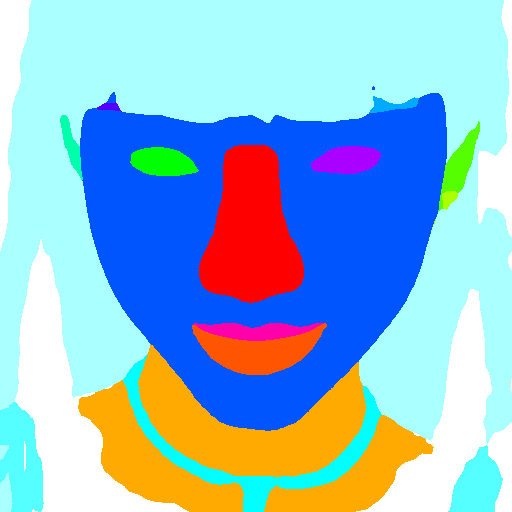
#> input picture dataProcessing/maskModifier/117.png, 512 x 512 px, found by its file name
$ jupyter execute --allow-errors segFixer2.ipynb
#> lines starting #> are read from the running program, lines starting #| are printed output that depends on the picture; after the words box and inside, x2 and y2 are one past the last pixel; in counts of white or black regions, pixels touching at a corner belong together
[cell 1]
import cv2
import copy
import numpy as np
import matplotlib.pyplot as plt

[cell 2]
# For loading img and cutting the img into 2 half
# Read the image
# orig_img = cv2.imread(r'D:\Project\DPL302m\faceSegmantation\segFixer\001.png')
seg_img = cv2.imread(r'D:\Project\DPL302m\faceSegmantation\maskModifier\117.png')
#> seg_img is the input picture: shape (512, 512, 3); mean B, G, R 210, 185.4, 143.1

cv2_image_masked = copy.deepcopy(seg_img)
# Determine the dimensions of the image
height, width,_ = cv2_image_masked.shape
#> height = 512; width = 512

# Crop the image to retain only the right half (assuming horizontal split)

# For 3 channel
right_half_face = cv2_image_masked[:, :width//2, :]
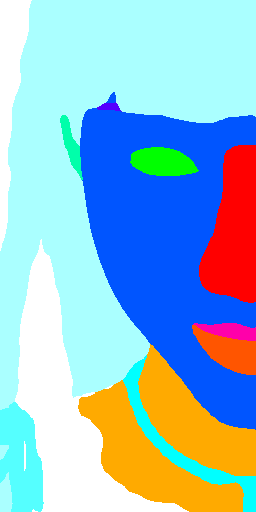
#> right_half_face: shape (512, 256, 3); mean B, G, R 206.1, 188.2, 147.9
left_half_face = cv2_image_masked[:, width//2:, :]
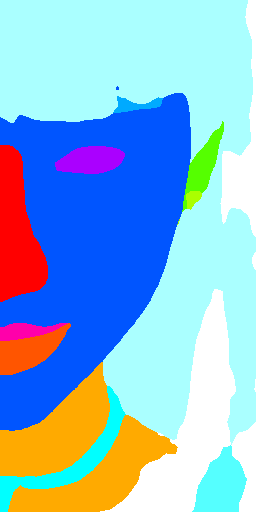
#> left_half_face: shape (512, 256, 3); mean B, G, R 214, 182.6, 138.2

# For 2 channel
# left_half_img = gray_image_mask[:, :width//2:]
# right_half_img = gray_image_mask[:, width//2:]

original_img = np.concatenate((right_half_face, left_half_face), axis=1)

# Plot the image
plt.imshow(right_half_face)
# plt.axis('off')  # Turn off axis
# plt.show()

[cell 3]
# Load the segmentation image
# seg_img = cv2.imread(r'D:\Project\DPL302m\faceSegmantation\maskModifier\117.png')
import cv2
import copy
import numpy as np
import matplotlib.pyplot as plt

def list_files_in_folder(folder_path):
    file_list = []
    # Iterate through all files in the folder
    for file_name in os.listdir(folder_path):
        # Check if the path is a file (not a directory)
        if os.path.isfile(os.path.join(folder_path, file_name)):
            file_list.append(file_name)
    return file_list

# Example usage:
folder_path = r"D:\Project\DPL302m\faceSegmantation\maskModifier\seg\makeup"
#> (the rest of this cell did not finish here and is left out)

[cell 4]
# Replace old colors with new colors


# Display the result
cv2.imshow('Modified Segmentation Image', left_half_face)
cv2.waitKey(0)
cv2.destroyAllWindows()

[cell 5]
right_eyebrow = np.array([255,   0, 85])
right_eye = np.array([  0, 255,   0])
left_eyebrow = np.array([255,   170, 0])
left_eye = ([255,0,170])
# Check if the color exists in the image
# left half must contain the right eyebrow and right eye
right_eyebrow_exist = np.any(np.all(left_half_face == right_eyebrow, axis=-1))
#> right_eyebrow_exist = False
right_eye_exist = np.any(np.all(left_half_face == right_eye, axis=-1))
#> right_eye_exist = False
left_eyebrow_exist = np.any(np.all(left_half_face == left_eyebrow, axis=-1))
#> left_eyebrow_exist = True
left_eye_exist = np.any(np.all(left_half_face == left_eye, axis=-1))
#> left_eye_exist = True

if right_eyebrow_exist and right_eye_exist:
    print(f"right_eyebrow and right_eye exists")
elif left_eyebrow_exist and left_eye_exist:
    print(f"left_eyebrow and left_eye exists")

[cell 6]
right_eyebrow = np.array([255,   0, 85])
right_eye = np.array([  0, 255,   0])
left_eyebrow = np.array([255,   170, 0])
left_eye = ([255,0,170])
# Check if the color exists in the image
# left half must contain the right eyebrow and right eye
right_eyebrow_exist = np.any(np.all(right_half_face == right_eyebrow, axis=-1))
#> right_eyebrow_exist = True
right_eye_exist = np.any(np.all(right_half_face == right_eye, axis=-1))
#> right_eye_exist = True
left_eyebrow_exist = np.any(np.all(right_half_face == left_eyebrow, axis=-1))
#> left_eyebrow_exist = False
left_eye_exist = np.any(np.all(right_half_face == left_eye, axis=-1))
#> left_eye_exist = False

if right_eyebrow_exist and right_eye_exist:
    print(f"right_eyebrow and right_eye exists")
elif left_eyebrow_exist and left_eye_exist:
    print(f"left_eyebrow and left_eye exists")

#> (a cell that did not finish here is left out)

[cell 8]
import cv2
import numpy as np

# Load the segmentation image
seg_img = cv2.imread(r'D:\Project\DPL302m\faceSegmantation\maskModifier\117.png')

# Define the mapping from old colors to new colors
color_mapping = {
    (10,10,10): (255, 255, 170),  # hair
    ( 0,0,0): (255, 255, 255),  # background
    (0, 255, 170): (0,0,0),      # earring
    (255, 255, 0): (0, 170, 255),      # necklace
    (13,13,13): (0, 170, 255),      # neck
    # (0, 255, 85): (0, 255, 85),        # nope
    (12,12,12): ( 0, 255,  85 ),      # right ear
    (11,11,11): (170, 255,   0),             # left ear
    (5,5,5): (0, 255, 0),          # right eye
    (3,3,3): (255, 0, 85),        # right eyebrow
    (2,2,2): (255, 170, 0),      # left eyebrow
    (6,6,6): (0, 0, 255),          # nose
    (1,1,1): (255, 85, 0),        # face
    (4,4,4): (255, 0, 170),      # left eye
    (9,9,9): (0, 85, 255),        # lower lip
    (7,7,7): (170, 0, 255)       # upper lip
}

# Replace old colors with new colors
for old_color, new_color in color_mapping.items():
    seg_img[np.all(seg_img == old_color, axis=-1)] = new_color
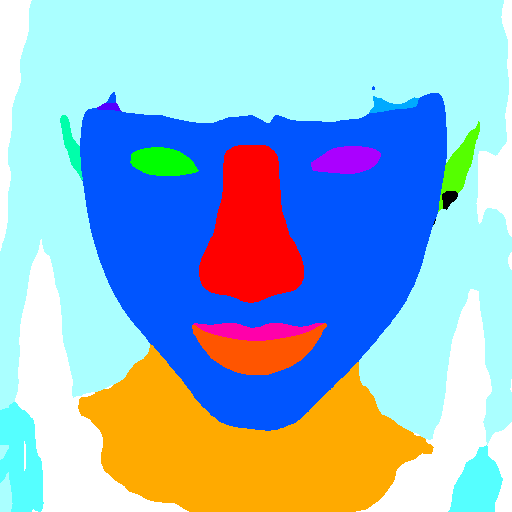
#> seg_img: shape (512, 512, 3); 2.14% of pixels changed, all inside (x1, y1, x2, y2) = (123, 191, 458, 512)

# Display the result
cv2.imshow('Modified Segmentation Image', seg_img)
cv2.waitKey(0)
cv2.destroyAllWindows()

[cell 9]
# Load the segmentation image
# seg_img = cv2.imread(r'D:\Project\DPL302m\faceSegmantation\maskModifier\117.png')

# Define the mapping from old colors to new colors
color_mapping = {
    # (5,5,5): (0, 255, 0),          # right eye
    # (3,3,3): (255, 0, 85),        # right eyebrow
    # (2,2,2): (255, 170, 0),      # left eyebrow
    # (4,4,4): (255, 0, 170),      # left eye
    (255, 0, 170): (0, 255, 0),       #left_eye color to right_eye
    (255, 170, 0): (255, 0, 85)       #left_eyebrow color to right_eyebrow
}

# Replace old colors with new colors
for old_color, new_color in color_mapping.items():
    right_half_face[np.all(right_half_face == old_color, axis=-1)] = new_color

# Display the result
cv2.imshow('Modified Segmentation Image', right_half_face)
cv2.waitKey(0)
cv2.destroyAllWindows()

[cell 10]
# Load the segmentation image
# seg_img = cv2.imread(r'D:\Project\DPL302m\faceSegmantation\maskModifier\117.png')

# Define the mapping from old colors to new colors
color_mapping = {
    (0, 255, 0): (255, 0, 170),       #right_eye color to left_eye
    (255, 0, 85): (255, 170, 0)       #right_eyebrow color to left_eyebrow
}

# Replace old colors with new colors
for old_color, new_color in color_mapping.items():
    left_half_face[np.all(left_half_face == old_color, axis=-1)] = new_color

# Display the result
cv2.imshow('Modified Segmentation Image', left_half_face)
cv2.waitKey(0)
cv2.destroyAllWindows()

[cell 11]
right_eyebrow = np.array([255,   0, 85])
right_eye = np.array([  0, 255,   0])
left_eyebrow = np.array([255,   170, 0])
left_eye = ([255,0,170])
# Check if the color exists in the image
# left half must contain the right eyebrow and right eye
right_eyebrow_exist = np.any(np.all(right_half_face == right_eyebrow, axis=-1))
right_eye_exist = np.any(np.all(right_half_face == right_eye, axis=-1))
left_eyebrow_exist = np.any(np.all(right_half_face == left_eyebrow, axis=-1))
left_eye_exist = np.any(np.all(right_half_face == left_eye, axis=-1))

if right_eyebrow_exist and right_eye_exist:
    print(f"right_eyebrow and right_eye exists")
elif left_eyebrow_exist and left_eye_exist:
    print(f"left_eyebrow and left_eye exists")

[cell 12]
original_img = np.concatenate((right_half_face, left_half_face), axis=1)

# Plot the image
plt.imshow(original_img)
plt.axis('off')  # Turn off axis
plt.show()

[cell 13]
right_eyebrow = np.array([255,   0, 85])
right_eye = np.array([  0, 255,   0])
left_eyebrow = np.array([255,   170, 0])
left_eye = ([255,0,170])
# Check if the color exists in the image
# left half must contain the right eyebrow and right eye
right_eyebrow_exist = np.any(np.all(original_img == right_eyebrow, axis=-1))
right_eye_exist = np.any(np.all(original_img == right_eye, axis=-1))
left_eyebrow_exist = np.any(np.all(original_img == left_eyebrow, axis=-1))
#> left_eyebrow_exist = True
left_eye_exist = np.any(np.all(original_img == left_eye, axis=-1))
#> left_eye_exist = True

if right_eyebrow_exist and right_eye_exist:
    print(f"right_eyebrow and right_eye exists")
elif left_eyebrow_exist and left_eye_exist:
    print(f"left_eyebrow and left_eye exists")

$ run again, with dataProcessing/maskModifier/014.png copied over dataProcessing/maskModifier/117.png
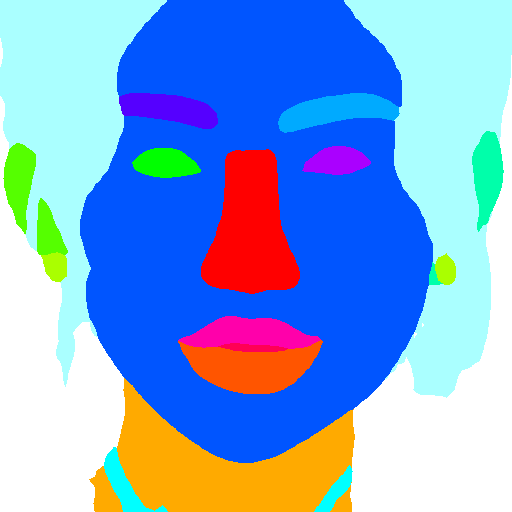
#> input picture dataProcessing/maskModifier/014.png, 512 x 512 px, found by its file name
#> seg_img is the input picture: shape (512, 512, 3); mean B, G, R 217, 164.4, 125.9
#> `left_half_face = cv2_image_masked[:, width//2:, :]`:
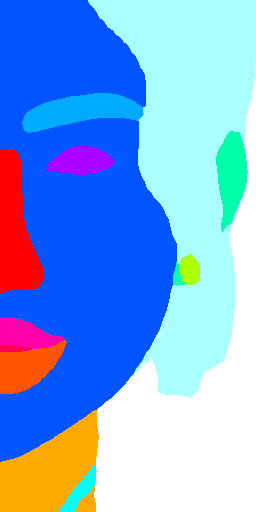
#> left_half_face: shape (512, 256, 3); mean B, G, R 227.1, 167.5, 123.2
#> `right_eyebrow_exist = np.any(np.all(left_half_face == right_eyebrow, a..`: right_eyebrow_exist = False
#> `left_eyebrow_exist = np.any(np.all(left_half_face == left_eyebrow, axi..`: left_eyebrow_exist = True
#> `left_eyebrow_exist = np.any(np.all(right_half_face == left_eyebrow, ax..`: left_eyebrow_exist = False
#> after the loop `for old_color, new_color in color_mapping.items():`:
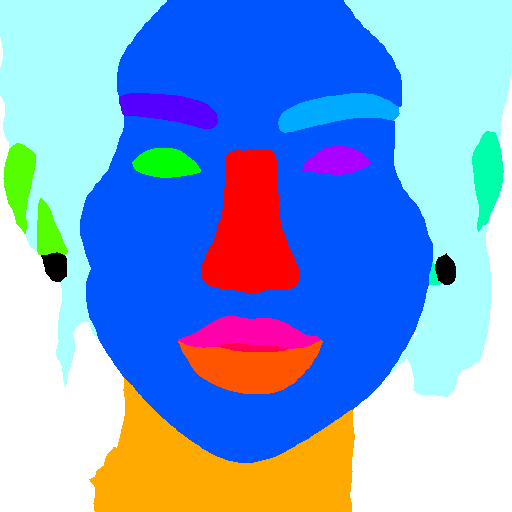
#> seg_img: shape (512, 512, 3); 1.13% of pixels changed, all inside (x1, y1, x2, y2) = (41, 252, 456, 512)
#> `left_eyebrow_exist = np.any(np.all(original_img == left_eyebrow, axis=..`: left_eyebrow_exist = True
